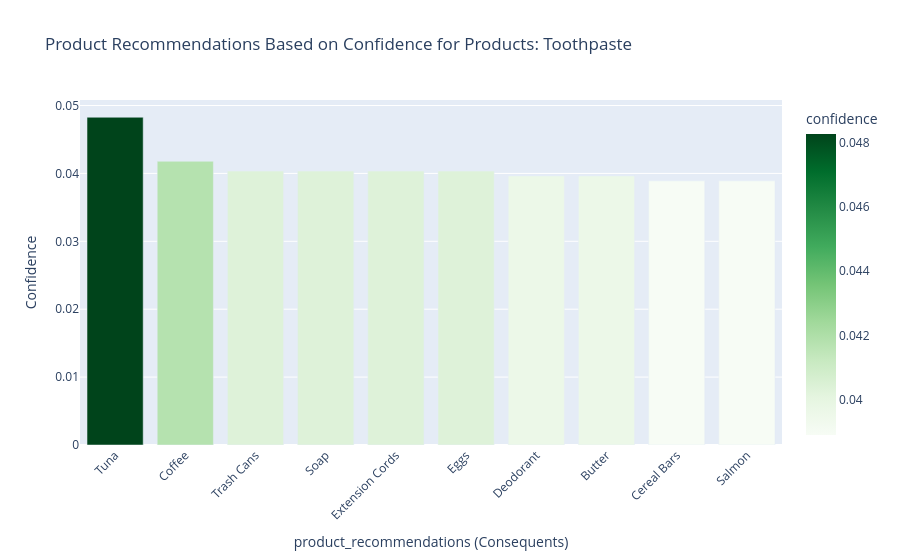

Notebook code cell kept with this figure:
### Code cell
recommendations2 = product_recommendations('Toothpaste')
recommendations2

### Figure 1 — Plotly figure (JSON) as saved in the notebook; plotly's stock layout.template omitted (floating-point values rounded to 4 significant figures)
{"data": [{"alignmentgroup": "True", "hovertemplate": "consequents=%{x}<br>confidence=%{marker.color}<extra></extra>", "legendgroup": "", "marker": {"color": [0.04827, 0.04179, 0.04035, 0.04035, 0.04035, 0.04035, 0.03963, 0.03963, 0.0389, 0.0389], "coloraxis": "coloraxis", "pattern": {"shape": ""}}, "name": "", "offsetgroup": "", "orientation": "v", "showlegend": false, "textposition": "auto", "type": "bar", "x": ["Tuna", "Coffee", "Trash Cans", "Soap", "Extension Cords", "Eggs", "Deodorant", "Butter", "Cereal Bars", "Salmon"], "xaxis": "x", "y": [0.04827, 0.04179, 0.04035, 0.04035, 0.04035, 0.04035, 0.03963, 0.03963, 0.0389, 0.0389], "yaxis": "y"}], "layout": {"barmode": "relative", "coloraxis": {"colorbar": {"title": {"text": "confidence"}}, "colorscale": [[0, "rgb(247,252,245)"], [0.125, "rgb(229,245,224)"], [0.25, "rgb(199,233,192)"], [0.375, "rgb(161,217,155)"], [0.5, "rgb(116,196,118)"], [0.625, "rgb(65,171,93)"], [0.75, "rgb(35,139,69)"], [0.875, "rgb(0,109,44)"], [1, "rgb(0,68,27)"]]}, "legend": {"tracegroupgap": 0}, "title": {"text": "Product Recommendations Based on Confidence for Products: Toothpaste"}, "xaxis": {"anchor": "y", "domain": [0, 1], "tickangle": -45, "title": {"text": "product_recommendations (Consequents)"}}, "yaxis": {"anchor": "x", "domain": [0, 1], "title": {"text": "Confidence"}}}}
